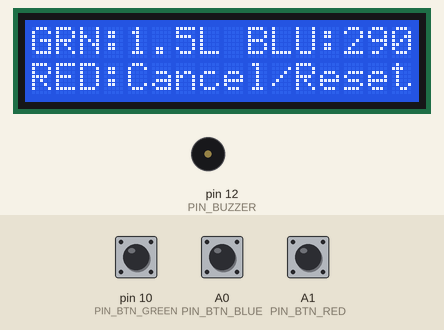
Bench run of a sketch on a simulated Arduino Uno, built with avr-gcc and run on an emulated ATmega328P. Shown: 16×2 character LCD, buzzer (waves = sounding, pin HIGH). The test bench sets the inputs (shaded band); at power-on: pin 10 (PIN_BTN_GREEN) HIGH, A1 (PIN_BTN_RED) HIGH, A0 (PIN_BTN_BLUE) HIGH. What the sketch prints to the serial monitor is not drawn.

Above: at 2.6 s.
2.7 s: pin 10 (PIN_BTN_GREEN) pulled LOW for 0.15 s
At 4.4 s:
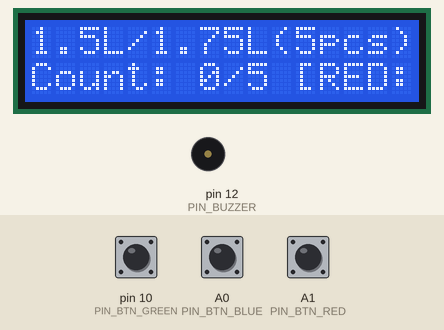
5.4 s: A1 (PIN_BTN_RED) pulled LOW for 0.15 s
At 6.6 s:
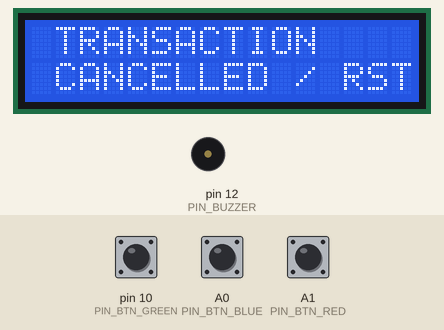
8.4 s: A0 (PIN_BTN_BLUE) pulled LOW for 0.15 s
At 10.0 s:
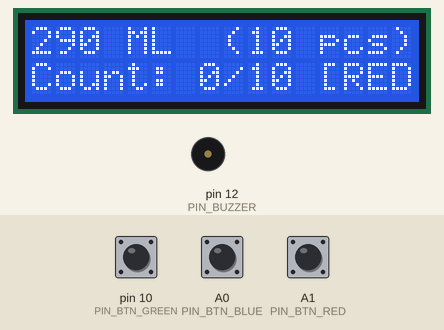
11.1 s: pin 10 (PIN_BTN_GREEN) pulled LOW for 1 s
At 11.6 s:
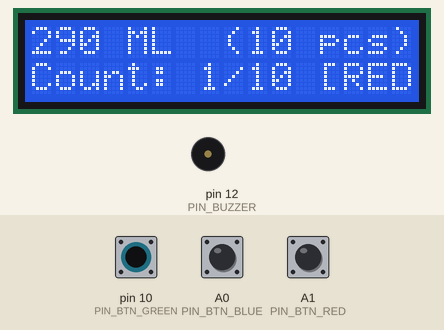
13.6 s: A1 (PIN_BTN_RED) pulled LOW for 1 s
At 13.76 s:
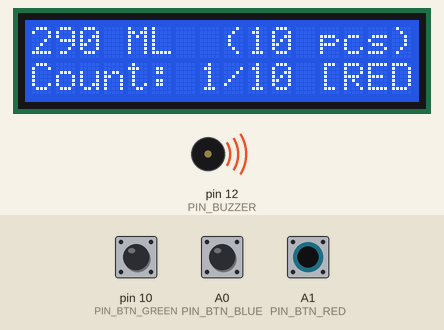
16.6 s: pin 10 (PIN_BTN_GREEN) pulled LOW for 3.2 s
At 17.6 s:
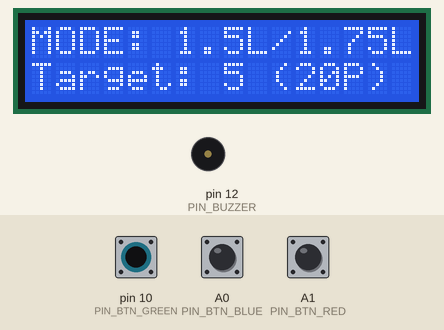
Timing chart, 0 to 19.6 s (numbered marks = the images above; inputs shaded):
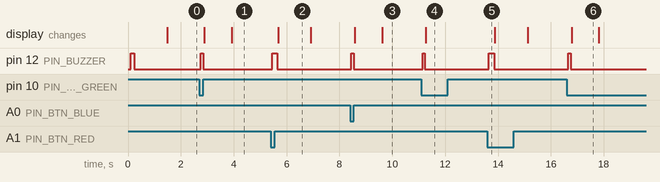

The sketch:

01_lcd_button_menu_test.ino
```cpp
/*
 * PCBCES - Test 01: 16x2 I2C LCD & 3-Button Dedicated Interface Test
 * Hardware: Arduino Uno, 16x2 LCD (PCF8574 I2C), 3x Push Buttons, Active Buzzer
 *
 * Pin Connections:
 * - LCD SDA                -> A4
 * - LCD SCL                -> A5
 * - Button Green (1.5L)    -> D10 (Internal PULLUP to GND)
 * - Button Blue (290 ML)   -> A0  (Internal PULLUP to GND)
 * - Button Red (Reset)     -> A1  (Internal PULLUP to GND)
 * - Active Buzzer          -> D12 (HIGH = Beep)
 *
 * Behavior:
 * - Standby: LCD shows "GRN:1.5L BLU:290" / "RED:Cancel/Reset"
 * - Press Green: Starts 1.5L / 1.75L deposit mode (Quota: 5 pcs = 20 PHP)
 * - Press Blue:  Starts 290 ML deposit mode (Quota: 10 pcs = 3 PHP)
 * - Press Red:   At ANY time, cancels current transaction, resets count, returns to start
 *
 * Last Updated: 2026-09-06 18:35:00 (+08:00)
 */

#include <Wire.h>
#include <LiquidCrystal_I2C.h>

LiquidCrystal_I2C lcd(0x27, 16, 2);

const int PIN_BTN_GREEN = 10;
const int PIN_BTN_BLUE  = A0;
const int PIN_BTN_RED   = A1;
const int PIN_BUZZER    = 12;

enum BottleType { BOTTLE_1_5L, BOTTLE_290ML };
const BottleType BOTTLE_MISMO = BOTTLE_290ML; // Backward compatibility alias
BottleType selectedType = BOTTLE_1_5L;

bool isStandby = true;
int depositCount = 0;
int targetCount = 5;
int payoutAmount = 20;

void beep(int durationMs = 80) {
  digitalWrite(PIN_BUZZER, HIGH);
  delay(durationMs);
  digitalWrite(PIN_BUZZER, LOW);
}

void showStandbyMenu() {
  lcd.clear();
  lcd.setCursor(0, 0);
  lcd.print("GRN:1.5L BLU:290");
  lcd.setCursor(0, 1);
  lcd.print("RED:Cancel/Reset");
}

void showCountingScreen() {
  lcd.clear();
  lcd.setCursor(0, 0);
  if (selectedType == BOTTLE_1_5L) {
    lcd.print("1.5L/1.75L(5pcs)");
  } else {
    lcd.print("290 ML  (10 pcs)");
  }
  lcd.setCursor(0, 1);
  lcd.print("Count: ");
  lcd.print(depositCount);
  lcd.print("/");
  lcd.print(targetCount);
  lcd.print(" [RED:X]");
}

void setup() {
  Serial.begin(115200);
  pinMode(PIN_BTN_GREEN, INPUT_PULLUP);
  pinMode(PIN_BTN_BLUE, INPUT_PULLUP);
  pinMode(PIN_BTN_RED, INPUT_PULLUP);
  pinMode(PIN_BUZZER, OUTPUT);
  digitalWrite(PIN_BUZZER, LOW);

  lcd.init();
  lcd.backlight();

  lcd.setCursor(0, 0);
  lcd.print(" PCBCES SYSTEM  ");
  lcd.setCursor(0, 1);
  lcd.print(" 3-Button Bench ");
  beep(150);
  delay(1200);

  showStandbyMenu();
  Serial.println(F("[TEST 01] 3-Button Interface Ready:"));
  Serial.println(F(" - GREEN (D10): 1.5L / 1.75L Mode (5 pcs = 20 PHP)"));
  Serial.println(F(" - BLUE  (A0):  290 ML Mode (10 pcs = 3 PHP)"));
  Serial.println(F(" - RED   (A1):  System Restart / Cancel"));
}

void loop() {
  // 1. RED BUTTON: CANCEL / RESET (ACTIVE IN ALL MODES)
  if (digitalRead(PIN_BTN_RED) == LOW) {
    delay(50); // debounce
    if (digitalRead(PIN_BTN_RED) == LOW) {
      beep(200);
      Serial.println(F("RED Button Pressed -> Transaction Cancelled / System Reset!"));

      lcd.clear();
      lcd.setCursor(0, 0);
      lcd.print(" TRANSACTION    ");
      lcd.setCursor(0, 1);
      lcd.print(" CANCELLED / RST");
      delay(1200);

      depositCount = 0;
      isStandby = true;
      showStandbyMenu();
      while (digitalRead(PIN_BTN_RED) == LOW);
      return;
    }
  }

  // 2. STANDBY MODE SELECTION
  if (isStandby) {
    // GREEN BUTTON: Select 1.5L / 1.75L
    if (digitalRead(PIN_BTN_GREEN) == LOW) {
      delay(50);
      if (digitalRead(PIN_BTN_GREEN) == LOW) {
        selectedType = BOTTLE_1_5L;
        targetCount = 5;
        payoutAmount = 20;
        depositCount = 0;
        isStandby = false;
        beep(100);
        Serial.println(F("GREEN Button Pressed -> 1.5L / 1.75L Mode Selected (5 pcs = 20 PHP)"));

        lcd.clear();
        lcd.setCursor(0, 0);
        lcd.print("MODE: 1.5L/1.75L");
        lcd.setCursor(0, 1);
        lcd.print("Target: 5 (20P) ");
        delay(1000);
        showCountingScreen();
        while (digitalRead(PIN_BTN_GREEN) == LOW);
        return;
      }
    }

    // BLUE BUTTON: Select 290 ML
    if (digitalRead(PIN_BTN_BLUE) == LOW) {
      delay(50);
      if (digitalRead(PIN_BTN_BLUE) == LOW) {
        selectedType = BOTTLE_290ML;
        targetCount = 10;
        payoutAmount = 3;
        depositCount = 0;
        isStandby = false;
        beep(100);
        Serial.println(F("BLUE Button Pressed -> 290 ML Mode Selected (10 pcs = 3 PHP)"));

        lcd.clear();
        lcd.setCursor(0, 0);
        lcd.print("MODE: 290 ML PET");
        lcd.setCursor(0, 1);
        lcd.print("Target: 10 (3P) ");
        delay(1000);
        showCountingScreen();
        while (digitalRead(PIN_BTN_BLUE) == LOW);
        return;
      }
    }
  }
  else {
    // 3. IN TRANSACTION (Simulate bottle insert using GREEN button)
    if (digitalRead(PIN_BTN_GREEN) == LOW) {
      delay(50);
      if (digitalRead(PIN_BTN_GREEN) == LOW) {
        depositCount++;
        beep(80);
        showCountingScreen();
        Serial.print(F("Simulated Insert: "));
        Serial.print(depositCount);
        Serial.print(F("/"));
        Serial.println(targetCount);

        if (depositCount >= targetCount) {
          delay(400);
          lcd.clear();
          lcd.setCursor(0, 0);
          lcd.print("TARGET REACHED! ");
          lcd.setCursor(0, 1);
          if (payoutAmount >= 10) {
            lcd.print("PAYOUT 20.00 PHP");
          } else {
            lcd.print("PAYOUT 3.00 PHP ");
          }
          beep(150); delay(80); beep(200);
          delay(3000);

          depositCount = 0;
          isStandby = true;
          showStandbyMenu();
        }
        while (digitalRead(PIN_BTN_GREEN) == LOW);
      }
    }
  }
}
```

Measured:
- after the input at 2.7 s, pin 12 (PIN_BUZZER): LOW → HIGH after 0.05 s, → LOW 0.10 s later; the display: first changes after 0.18 s (image 1 shows a later state)
- after the input at 5.4 s, pin 12 (PIN_BUZZER): LOW → HIGH after 0.05 s, → LOW 0.20 s later; the display: changes after 0.28 s (image 2)
- after the input at 8.4 s, pin 12 (PIN_BUZZER): LOW → HIGH after 0.05 s, → LOW 0.10 s later; the display: first changes after 0.18 s (image 3 shows a later state)
- after the input at 11.1 s, pin 12 (PIN_BUZZER): LOW → HIGH after 0.05 s, → LOW 0.08 s later; the display: changes after 0.17 s (image 4)
- after the input at 13.6 s, pin 12 (PIN_BUZZER): LOW → HIGH after 0.05 s, → LOW 0.20 s later
- after the input at 16.6 s, pin 12 (PIN_BUZZER): LOW → HIGH after 0.05 s, → LOW 0.10 s later; the display: changes after 0.18 s (image 6)
- what the display in image 2 shows lasts 1.2 s, from 5.7 s to 6.9 s
